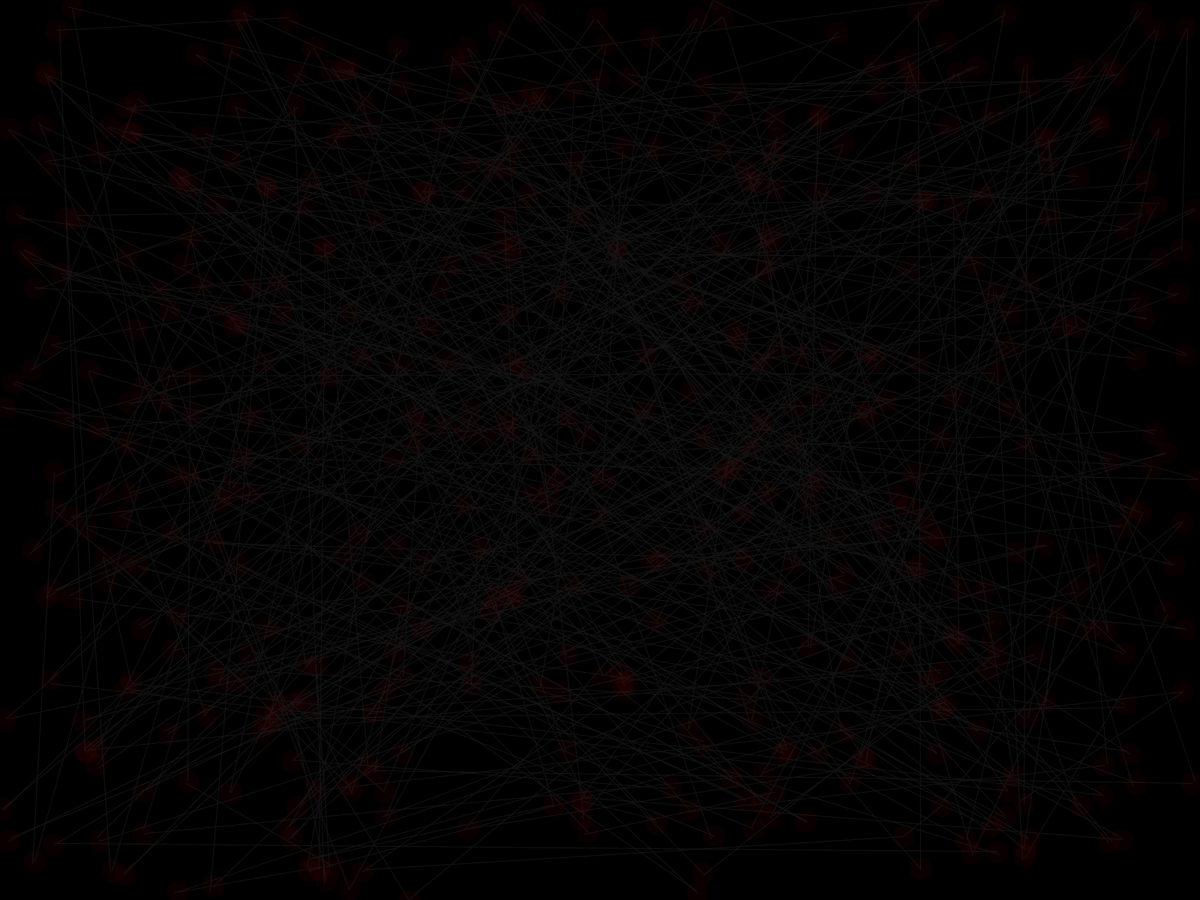
Frame 1 (no input)
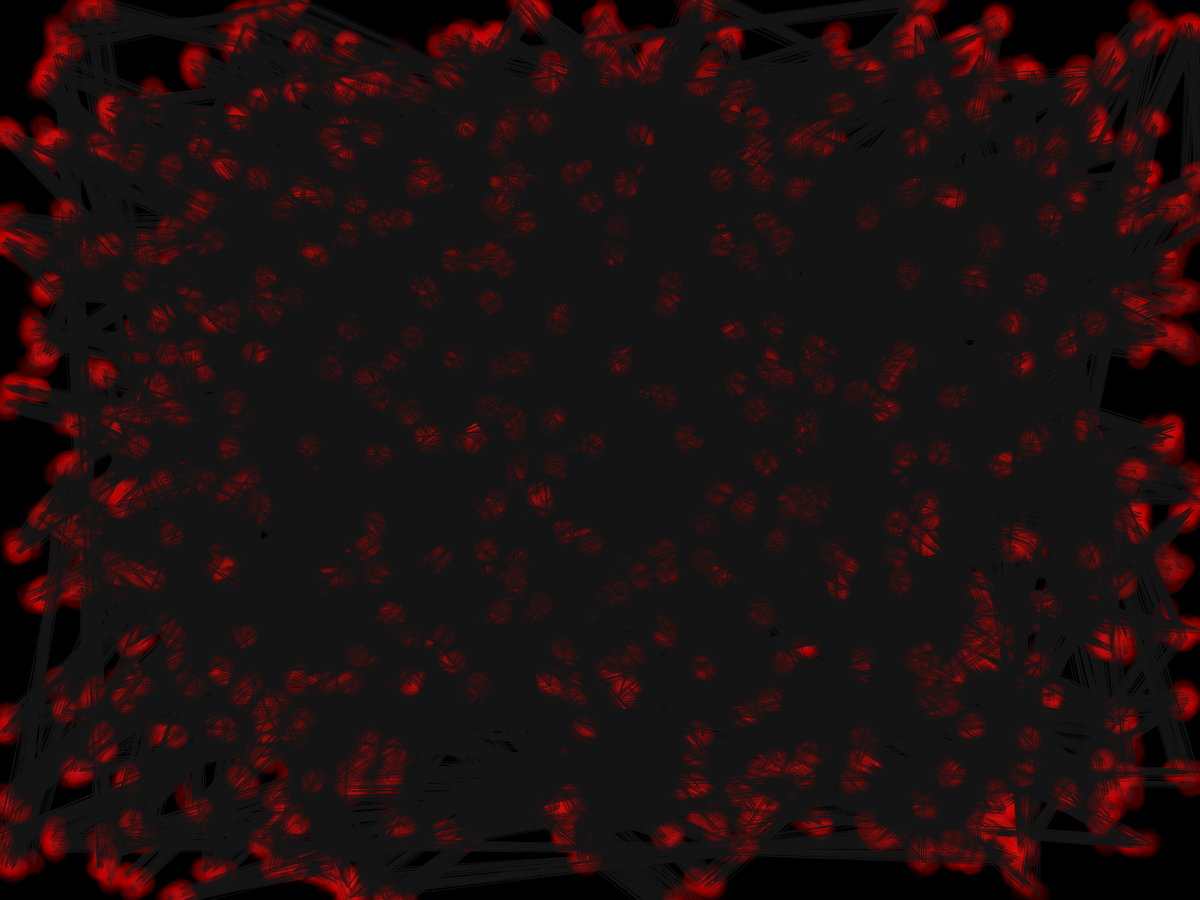
Frame 60 (the mouse pressed at the canvas centre just before this capture)
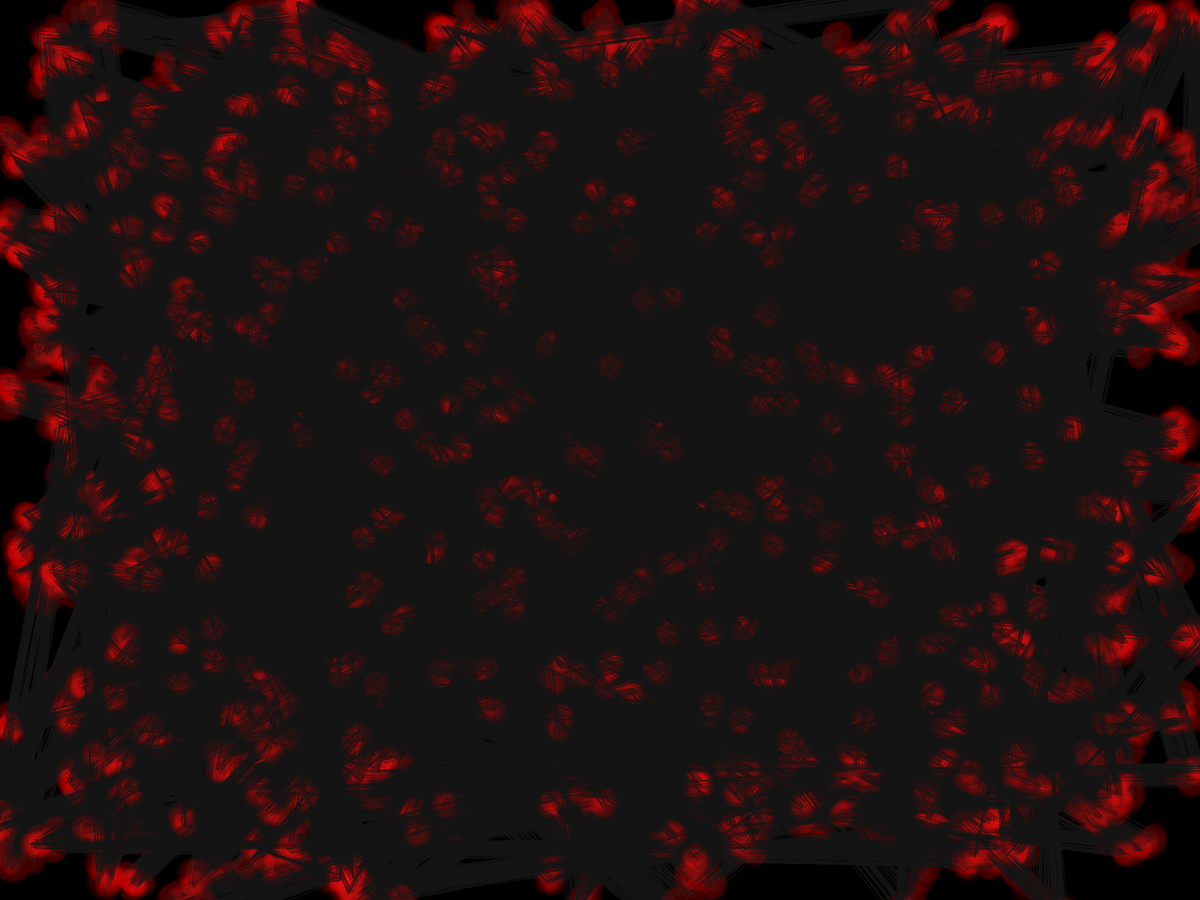
Frame 120 (the mouse held since frame 60 and released just before this capture)

The Processing sketch that drew these frames (run headless with seeded random() and noise(); from frame 60 on, the mouse is pressed at the canvas centre):

// Processing sketch: sketch_171210c_pde
// ── sketch_171210c_pde.pde
  int num = 500;
  float[] x = new float[num];  
  float[] y = new float[num];  
  
void setup(){
  fullScreen();
//  size(400,400);
  noStroke(); 
  frameRate(60);
  background(0);
  //Pimage img = createImage(width,height,ARGB)
  //colorMode(HSB);
  //fill(255,0,0);
  //ellipse(100,100,100,100);
  for(int i=0;i < num;i++){
      x[i] = random(-width/2,width/2);
      y[i] = random(-height/2,height/2);
  }
}

void draw(){
  fill(0,2);
  rect(0, 0, width, height);

  translate(width/2,height/2);
  fill(255,0,0,10);
  for(int i=0;i < num;i++){
    x[i] = x[i] + random(-5,5);y[i] = y[i] + random(-5,5);

      if(i<num-1){
        stroke(20);
        line(x[i],y[i],x[i+1],y[i+1]);
        noStroke();
      }
      ellipse(x[i],y[i],30,30);
  }
}
